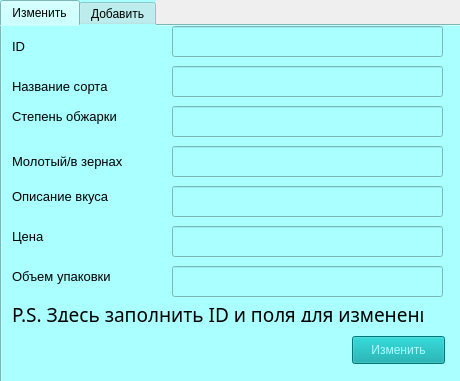
<?xml version="1.0" encoding="UTF-8"?>
<ui version="4.0">
 <class>Form</class>
 <widget class="QWidget" name="Form">
  <property name="geometry">
   <rect>
    <x>0</x>
    <y>0</y>
    <width>460</width>
    <height>381</height>
   </rect>
  </property>
  <property name="windowTitle">
   <string>Form</string>
  </property>
  <widget class="QTabWidget" name="tabWidget">
   <property name="geometry">
    <rect>
     <x>0</x>
     <y>0</y>
     <width>481</width>
     <height>401</height>
    </rect>
   </property>
   <property name="styleSheet">
    <string notr="true">background-color: rgb(170, 255, 255);</string>
   </property>
   <property name="currentIndex">
    <number>0</number>
   </property>
   <widget class="QWidget" name="tab">
    <attribute name="title">
     <string>Изменить</string>
    </attribute>
    <widget class="QLabel" name="label_7">
     <property name="geometry">
      <rect>
       <x>10</x>
       <y>30</y>
       <width>151</width>
       <height>61</height>
      </rect>
     </property>
     <property name="font">
      <font>
       <pointsize>10</pointsize>
      </font>
     </property>
     <property name="text">
      <string>Название сорта</string>
     </property>
    </widget>
    <widget class="QLabel" name="label_8">
     <property name="geometry">
      <rect>
       <x>10</x>
       <y>70</y>
       <width>181</width>
       <height>41</height>
      </rect>
     </property>
     <property name="font">
      <font>
       <pointsize>10</pointsize>
      </font>
     </property>
     <property name="text">
      <string>Степень обжарки</string>
     </property>
    </widget>
    <widget class="QLabel" name="label_9">
     <property name="geometry">
      <rect>
       <x>10</x>
       <y>120</y>
       <width>161</width>
       <height>31</height>
      </rect>
     </property>
     <property name="font">
      <font>
       <pointsize>10</pointsize>
      </font>
     </property>
     <property name="text">
      <string>Молотый/в зернах</string>
     </property>
    </widget>
    <widget class="QLabel" name="label_10">
     <property name="geometry">
      <rect>
       <x>10</x>
       <y>150</y>
       <width>141</width>
       <height>41</height>
      </rect>
     </property>
     <property name="font">
      <font>
       <pointsize>10</pointsize>
      </font>
     </property>
     <property name="text">
      <string>Описание вкуса</string>
     </property>
    </widget>
    <widget class="QLabel" name="label_11">
     <property name="geometry">
      <rect>
       <x>10</x>
       <y>200</y>
       <width>51</width>
       <height>21</height>
      </rect>
     </property>
     <property name="font">
      <font>
       <pointsize>10</pointsize>
      </font>
     </property>
     <property name="text">
      <string>Цена</string>
     </property>
    </widget>
    <widget class="QLabel" name="label_12">
     <property name="geometry">
      <rect>
       <x>10</x>
       <y>230</y>
       <width>141</width>
       <height>41</height>
      </rect>
     </property>
     <property name="font">
      <font>
       <pointsize>10</pointsize>
      </font>
     </property>
     <property name="text">
      <string>Объем упаковки</string>
     </property>
    </widget>
    <widget class="QLabel" name="label_13">
     <property name="geometry">
      <rect>
       <x>10</x>
       <y>0</y>
       <width>141</width>
       <height>41</height>
      </rect>
     </property>
     <property name="font">
      <font>
       <pointsize>10</pointsize>
      </font>
     </property>
     <property name="text">
      <string>ID</string>
     </property>
    </widget>
    <widget class="QLineEdit" name="lineEdit_ch_id">
     <property name="geometry">
      <rect>
       <x>170</x>
       <y>0</y>
       <width>271</width>
       <height>31</height>
      </rect>
     </property>
     <property name="text">
      <string/>
     </property>
    </widget>
    <widget class="QLineEdit" name="lineEdit_ch_name">
     <property name="geometry">
      <rect>
       <x>170</x>
       <y>40</y>
       <width>271</width>
       <height>31</height>
      </rect>
     </property>
     <property name="text">
      <string/>
     </property>
    </widget>
    <widget class="QLineEdit" name="lineEdit_ch_stepen">
     <property name="geometry">
      <rect>
       <x>170</x>
       <y>80</y>
       <width>271</width>
       <height>31</height>
      </rect>
     </property>
     <property name="text">
      <string/>
     </property>
    </widget>
    <widget class="QLineEdit" name="lineEdit_ch_zerno">
     <property name="geometry">
      <rect>
       <x>170</x>
       <y>120</y>
       <width>271</width>
       <height>31</height>
      </rect>
     </property>
     <property name="text">
      <string/>
     </property>
    </widget>
    <widget class="QLineEdit" name="lineEdit_ch_opisanie">
     <property name="geometry">
      <rect>
       <x>170</x>
       <y>160</y>
       <width>271</width>
       <height>31</height>
      </rect>
     </property>
     <property name="text">
      <string/>
     </property>
    </widget>
    <widget class="QLineEdit" name="lineEdit_ch_cost">
     <property name="geometry">
      <rect>
       <x>170</x>
       <y>200</y>
       <width>271</width>
       <height>31</height>
      </rect>
     </property>
     <property name="text">
      <string/>
     </property>
    </widget>
    <widget class="QLineEdit" name="lineEdit_ch_V">
     <property name="geometry">
      <rect>
       <x>170</x>
       <y>240</y>
       <width>271</width>
       <height>31</height>
      </rect>
     </property>
     <property name="text">
      <string/>
     </property>
    </widget>
    <widget class="QLabel" name="label_14">
     <property name="geometry">
      <rect>
       <x>10</x>
       <y>280</y>
       <width>411</width>
       <height>16</height>
      </rect>
     </property>
     <property name="font">
      <font>
       <family>Gabriola</family>
       <pointsize>14</pointsize>
      </font>
     </property>
     <property name="text">
      <string>P.S. Здесь заполнить ID и поля для изменения</string>
     </property>
    </widget>
    <widget class="QPushButton" name="pushButton_change">
     <property name="geometry">
      <rect>
       <x>350</x>
       <y>310</y>
       <width>93</width>
       <height>28</height>
      </rect>
     </property>
     <property name="styleSheet">
      <string notr="true">color: rgb(170, 255, 255);
background-color: rgb(0, 167, 167);</string>
     </property>
     <property name="text">
      <string>Изменить</string>
     </property>
    </widget>
   </widget>
   <widget class="QWidget" name="tab_2">
    <attribute name="title">
     <string>Добавить</string>
    </attribute>
    <widget class="QLabel" name="label">
     <property name="geometry">
      <rect>
       <x>10</x>
       <y>10</y>
       <width>151</width>
       <height>61</height>
      </rect>
     </property>
     <property name="font">
      <font>
       <pointsize>10</pointsize>
      </font>
     </property>
     <property name="text">
      <string>Название сорта</string>
     </property>
    </widget>
    <widget class="QLabel" name="label_3">
     <property name="geometry">
      <rect>
       <x>10</x>
       <y>60</y>
       <width>181</width>
       <height>41</height>
      </rect>
     </property>
     <property name="font">
      <font>
       <pointsize>10</pointsize>
      </font>
     </property>
     <property name="text">
      <string>Степень обжарки</string>
     </property>
    </widget>
    <widget class="QLabel" name="label_4">
     <property name="geometry">
      <rect>
       <x>10</x>
       <y>110</y>
       <width>161</width>
       <height>31</height>
      </rect>
     </property>
     <property name="font">
      <font>
       <pointsize>10</pointsize>
      </font>
     </property>
     <property name="text">
      <string>Молотый/в зернах</string>
     </property>
    </widget>
    <widget class="QLabel" name="label_5">
     <property name="geometry">
      <rect>
       <x>10</x>
       <y>150</y>
       <width>141</width>
       <height>41</height>
      </rect>
     </property>
     <property name="font">
      <font>
       <pointsize>10</pointsize>
      </font>
     </property>
     <property name="text">
      <string>Описание вкуса</string>
     </property>
    </widget>
    <widget class="QLabel" name="label_2">
     <property name="geometry">
      <rect>
       <x>10</x>
       <y>200</y>
       <width>51</width>
       <height>21</height>
      </rect>
     </property>
     <property name="font">
      <font>
       <pointsize>10</pointsize>
      </font>
     </property>
     <property name="text">
      <string>Цена</string>
     </property>
    </widget>
    <widget class="QLabel" name="label_6">
     <property name="geometry">
      <rect>
       <x>10</x>
       <y>230</y>
       <width>141</width>
       <height>41</height>
      </rect>
     </property>
     <property name="font">
      <font>
       <pointsize>10</pointsize>
      </font>
     </property>
     <property name="text">
      <string>Объем упаковки</string>
     </property>
    </widget>
    <widget class="QLineEdit" name="lineEdit_add_name">
     <property name="geometry">
      <rect>
       <x>170</x>
       <y>30</y>
       <width>271</width>
       <height>31</height>
      </rect>
     </property>
     <property name="text">
      <string/>
     </property>
    </widget>
    <widget class="QLineEdit" name="lineEdit_add_stepen">
     <property name="geometry">
      <rect>
       <x>170</x>
       <y>70</y>
       <width>271</width>
       <height>31</height>
      </rect>
     </property>
     <property name="text">
      <string/>
     </property>
    </widget>
    <widget class="QLineEdit" name="lineEdit_add_zerno">
     <property name="geometry">
      <rect>
       <x>170</x>
       <y>110</y>
       <width>271</width>
       <height>31</height>
      </rect>
     </property>
     <property name="text">
      <string/>
     </property>
    </widget>
    <widget class="QLineEdit" name="lineEdit_add_opisanie">
     <property name="geometry">
      <rect>
       <x>170</x>
       <y>150</y>
       <width>271</width>
       <height>31</height>
      </rect>
     </property>
     <property name="text">
      <string/>
     </property>
    </widget>
    <widget class="QLineEdit" name="lineEdit_add_cost">
     <property name="geometry">
      <rect>
       <x>170</x>
       <y>190</y>
       <width>271</width>
       <height>31</height>
      </rect>
     </property>
     <property name="text">
      <string/>
     </property>
    </widget>
    <widget class="QLineEdit" name="lineEdit_add_V">
     <property name="geometry">
      <rect>
       <x>170</x>
       <y>230</y>
       <width>271</width>
       <height>31</height>
      </rect>
     </property>
     <property name="text">
      <string/>
     </property>
    </widget>
    <widget class="QPushButton" name="pushButton_add">
     <property name="geometry">
      <rect>
       <x>350</x>
       <y>290</y>
       <width>93</width>
       <height>28</height>
      </rect>
     </property>
     <property name="styleSheet">
      <string notr="true">color: rgb(170, 255, 255);
background-color: rgb(0, 167, 167);</string>
     </property>
     <property name="text">
      <string>Добавить</string>
     </property>
    </widget>
   </widget>
  </widget>
 </widget>
 <resources/>
 <connections/>
</ui>
